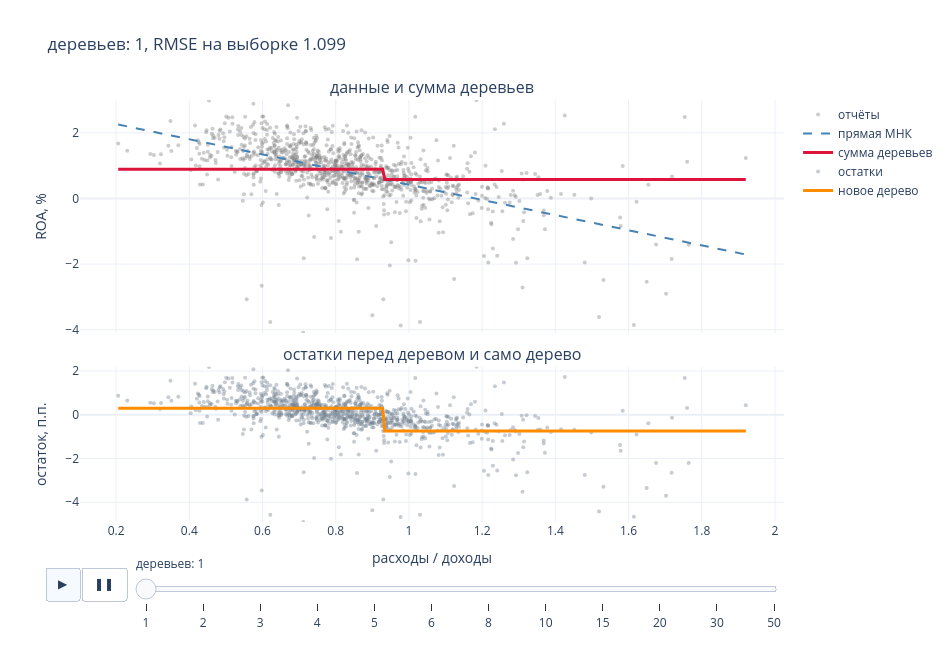

The cell this chart's notebook holds for it:
### Code cell
# Ручки: темп, глубина деревьев и их число. Нажмите ▶. Ось ROA обрезана по 1-му и 99-му перцентилям
learning_rate = 0.3
max_depth = 1
n_trees = 50
show_boosting_1d(learning_rate, max_depth, n_trees)

### Figure 1 — Plotly figure (JSON) as saved in the notebook; plotly's stock layout.template omitted (floating-point values rounded to 4 significant figures; data arrays with more than 128 entries replaced by an {"elided": "..."} marker saying what was removed)
{"data": [{"marker": {"color": "gray", "opacity": 0.4, "size": 4}, "mode": "markers", "name": "отчёты", "type": "scatter", "x": {"elided": "1000 float values"}, "xaxis": "x", "y": {"elided": "1000 float values"}, "yaxis": "y"}, {"line": {"color": "steelblue", "dash": "dash"}, "mode": "lines", "name": "прямая МНК", "type": "scatter", "x": {"elided": "300 float values"}, "xaxis": "x", "y": {"elided": "300 float values"}, "yaxis": "y"}, {"line": {"color": "crimson", "width": 3}, "mode": "lines", "name": "сумма деревьев", "type": "scatter", "x": {"elided": "300 float values"}, "xaxis": "x", "y": {"elided": "300 float values"}, "yaxis": "y"}, {"marker": {"color": "slategray", "opacity": 0.4, "size": 4}, "mode": "markers", "name": "остатки", "type": "scatter", "x": {"elided": "1000 float values"}, "xaxis": "x2", "y": {"elided": "1000 float values"}, "yaxis": "y2"}, {"line": {"color": "darkorange", "width": 3}, "mode": "lines", "name": "новое дерево", "type": "scatter", "x": {"elided": "300 float values"}, "xaxis": "x2", "y": {"elided": "300 float values"}, "yaxis": "y2"}], "layout": {"annotations": [{"font": {"size": 16}, "showarrow": false, "text": "данные и сумма деревьев", "x": 0.5, "xanchor": "center", "xref": "paper", "y": 1, "yanchor": "bottom", "yref": "paper"}, {"font": {"size": 16}, "showarrow": false, "text": "остатки перед деревом и само дерево", "x": 0.5, "xanchor": "center", "xref": "paper", "y": 0.368, "yanchor": "bottom", "yref": "paper"}], "height": 650, "sliders": [{"active": 0, "currentvalue": {"prefix": "деревьев: "}, "len": 0.92, "pad": {"b": 10, "t": 30}, "steps": [{"args": [["1"], {"frame": {"duration": 0, "redraw": true}, "mode": "immediate", "transition": {"duration": 0}}], "label": "1", "method": "animate"}, {"args": [["2"], {"frame": {"duration": 0, "redraw": true}, "mode": "immediate", "transition": {"duration": 0}}], "label": "2", "method": "animate"}, {"args": [["3"], {"frame": {"duration": 0, "redraw": true}, "mode": "immediate", "transition": {"duration": 0}}], "label": "3", "method": "animate"}, {"args": [["4"], {"frame": {"duration": 0, "redraw": true}, "mode": "immediate", "transition": {"duration": 0}}], "label": "4", "method": "animate"}, {"args": [["5"], {"frame": {"duration": 0, "redraw": true}, "mode": "immediate", "transition": {"duration": 0}}], "label": "5", "method": "animate"}, {"args": [["6"], {"frame": {"duration": 0, "redraw": true}, "mode": "immediate", "transition": {"duration": 0}}], "label": "6", "method": "animate"}, {"args": [["8"], {"frame": {"duration": 0, "redraw": true}, "mode": "immediate", "transition": {"duration": 0}}], "label": "8", "method": "animate"}, {"args": [["10"], {"frame": {"duration": 0, "redraw": true}, "mode": "immediate", "transition": {"duration": 0}}], "label": "10", "method": "animate"}, {"args": [["15"], {"frame": {"duration": 0, "redraw": true}, "mode": "immediate", "transition": {"duration": 0}}], "label": "15", "method": "animate"}, {"args": [["20"], {"frame": {"duration": 0, "redraw": true}, "mode": "immediate", "transition": {"duration": 0}}], "label": "20", "method": "animate"}, {"args": [["30"], {"frame": {"duration": 0, "redraw": true}, "mode": "immediate", "transition": {"duration": 0}}], "label": "30", "method": "animate"}, {"args": [["50"], {"frame": {"duration": 0, "redraw": true}, "mode": "immediate", "transition": {"duration": 0}}], "label": "50", "method": "animate"}], "x": 0.08, "y": 0, "yanchor": "top"}], "title": {"text": "деревьев: 1, RMSE на выборке 1.099"}, "updatemenus": [{"buttons": [{"args": [null, {"frame": {"duration": 700, "redraw": true}, "fromcurrent": true, "transition": {"duration": 0}}], "label": "▶", "method": "animate"}, {"args": [[null], {"frame": {"duration": 0, "redraw": false}, "mode": "immediate"}], "label": "❚❚", "method": "animate"}], "direction": "left", "pad": {"r": 10, "t": 45}, "type": "buttons", "x": 0.08, "xanchor": "right", "y": 0, "yanchor": "top"}], "width": 950, "xaxis": {"anchor": "y", "domain": [0, 1], "matches": "x2", "showticklabels": false}, "xaxis2": {"anchor": "y2", "domain": [0, 1], "title": {"text": "расходы / доходы"}}, "yaxis": {"anchor": "x", "domain": [0.448, 1], "range": [-4.098, 3.0], "title": {"text": "ROA, %"}}, "yaxis2": {"anchor": "x2", "domain": [0, 0.368], "range": [-4.901, 2.197], "title": {"text": "остаток, п.п."}}}}
